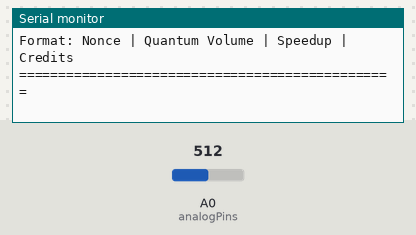
A sketch run on a simulated Arduino Uno, built with avr-gcc and run on an emulated ATmega328P. Shown: the last lines printed to the serial monitor. The test bench sets the inputs (shaded band); at power-on: A0 (analogPins) = 512.

Above: at 1.2 s.
1.3 s: A0 (analogPins) set to 716
At 2.9 s:
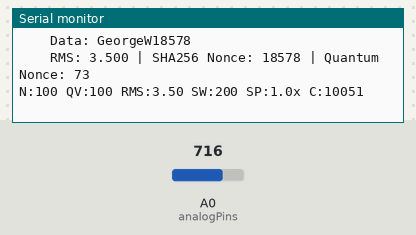
3.1 s: A0 (analogPins) set to 900
At 8.7 s:
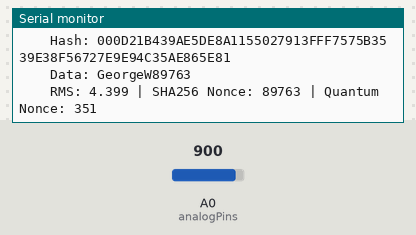
Timing chart, 0 to 10.2 s (numbered marks = the images above; inputs shaded):
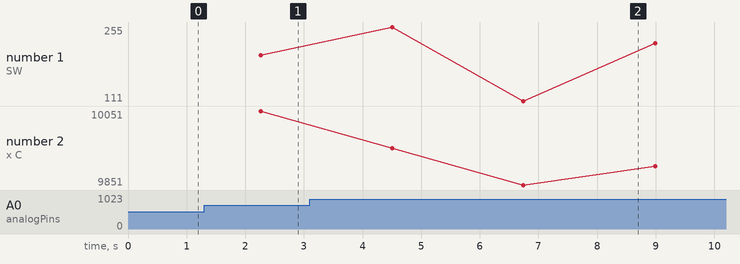

The sketch:

NINRO_sha256.ino
```cpp
// RMS Peak Detector with SHA-256 Hashing
// Detects a new maximum RMS value and hashes it with a nonce from sweep.

#include "sha256.h"

// *** FIX: Create an instance with a different name than the class ***
Sha256 sha256;

#define NUM_CHANNELS 1     // Focused on a single channel for this logic
#define SAMPLE_RATE_MS 20  // 50Hz sampling
#define HISTORY_SIZE 10    // Samples for RMS calculation

int analogPins[NUM_CHANNELS] = {A0};
float channelHistory[HISTORY_SIZE];
int historyIndex = 0;
unsigned long lastSample = 0;

unsigned long cost = 10000;
unsigned long STATE_SPACE = 99999;

// State variables for max detection and hashing
float maxRmsEver = 0.0;    // Stores the all-time highest RMS value
long nonceCounter = 0;
long QuantumVolume = 0;     // Increments with each sample
unsigned long hashesFound = 0;

// Sweep variables for nonce generation
unsigned long sweepValue = 0;
int sweepDirection = 1;
int sweepSpeed = 2;        // Base sweep speed
float rmsThreshold = 2.0;  // RMS threshold for high activity

unsigned long lastSpeedupPrint = 0;  // Timer for speedup display
#define SPEEDUP_INTERVAL 5000  // Print speedup every 5 seconds
#define DIFFICULTY 1

void setup() {
  Serial.begin(115200);

  // Initialize history buffer
  for (int i = 0; i < HISTORY_SIZE; i++) {
    channelHistory[i] = 0.0;
  }

  Serial.println("RMS Peak Detector with Sweep-Based Nonce Generation");
  Serial.println("High RMS values trigger sweep-based nonce mining...");
  Serial.println("Format: Nonce | Quantum Volume | Speedup | Credits");
  Serial.println("================================================");
}

bool checkDifficulty(uint8_t* hash) {
  for (int i = 0; i < DIFFICULTY; i++) {
    if (hash[i] != 0x00) {
      return false;
    }
  }
  return true;
}

// Function to calculate and display speedup metrics


void loop() {
  for (int i = 0; i < STATE_SPACE; i++) {
    unsigned long currentTime = millis();

    // Print speedup metrics periodically
    if (currentTime - lastSpeedupPrint >= SPEEDUP_INTERVAL) {
      lastSpeedupPrint = currentTime;
    }

    if (currentTime - lastSample >= SAMPLE_RATE_MS) {
      lastSample = currentTime;

      // 1. Sample the channel and calculate RMS
      int rawValue = analogRead(A0);
      channelHistory[historyIndex] = (rawValue / 1023.0) * 5.0;
      historyIndex = (historyIndex + 1) % HISTORY_SIZE;

      float currentRms = getRMSValue();

      // 2. Update sweep continuously
      // When RMS is high, increase sweep speed for faster nonce generation
      int dynamicSweepSpeed = sweepSpeed;
      if (currentRms > rmsThreshold) {
        dynamicSweepSpeed = sweepSpeed * (int)(currentRms / rmsThreshold); // Speed up based on RMS level
      }

      sweepValue += sweepDirection * dynamicSweepSpeed;

      // Check boundaries and reverse direction
      if (sweepValue >= 255) {
        sweepValue = 255;
        sweepDirection = -1;
      }
      else if (sweepValue <= 0) {
        sweepValue = 0;
        sweepDirection = 1;
      }

      // 3. Check for high RMS and use sweep value as nonce
      if (currentRms > maxRmsEver && cost > 0) {
        QuantumVolume++;

        // Use sweep value as nonce instead of nonceCounter
        long sweepBasedNonce = sweepValue + (nonceCounter * 256); // Combine sweep with counter for uniqueness
        nonceCounter++;

        // Prepare data for hashing using sweep-based nonce
        char dataToHash[64];
        snprintf(dataToHash, sizeof(dataToHash), "GeorgeW%ld", sweepBasedNonce);

        // Perform the SHA-256 hash using the renamed object
        sha256.init();
        sha256.print(dataToHash);
        uint8_t* hashResult = sha256.result();

        // Check if hash meets difficulty requirement
        if (checkDifficulty(hashResult)) {
          Serial.println(" === WINNING HASH FOUND === ");
          Serial.print("    Hash: ");
          printHash(hashResult);
          Serial.print("    Data: ");
          Serial.println(dataToHash);
          Serial.print("    RMS: ");
          Serial.print(currentRms, 3);
          Serial.print(" | SHA256 Nonce: ");
          Serial.print(sweepBasedNonce);
          Serial.print(" | Quantum Nonce: ");
          Serial.println(QuantumVolume);

          hashesFound++;

          cost += 150;
        }

        if (!checkDifficulty(hashResult)) {
          cost -= 1;

          // Show compact progress with sweep info
          if (nonceCounter % 100 == 0) {
            float currentSpeedup = (QuantumVolume > 0) ? (float)nonceCounter / (float)QuantumVolume : 0;
            Serial.print("N:");
            Serial.print(nonceCounter);
            Serial.print(" QV:");
            Serial.print(QuantumVolume);
            Serial.print(" RMS:");
            Serial.print(currentRms, 2);
            Serial.print(" SW:");
            Serial.print(sweepValue);
            Serial.print(" SP:");
            Serial.print(currentSpeedup, 1);
            Serial.print("x C:");
            Serial.println(cost);
          }
        }

        // Update the max RMS
        maxRmsEver = currentRms;
        if (currentRms == maxRmsEver) {
          maxRmsEver /= 10; // Decay factor to allow new peaks
        }
      }
    }
  }
}

/**
 * Calculates the Root Mean Square of the values in the history buffer.
 */
float getRMSValue() {
  float sum = 0;
  for (int i = 0; i < HISTORY_SIZE; i++) {
    sum += channelHistory[i] * channelHistory[i];
  }
  return sqrt(sum / HISTORY_SIZE);
}

/**
 * Helper function to print the 32-byte hash in hexadecimal format.
 */
void printHash(uint8_t* hash) {
  for (int i = 0; i < 32; i++) {
    if (hash[i] < 0x10) {
      Serial.print('0');
    }
    Serial.print(hash[i], HEX);
  }
  Serial.println();
}
```

sha256.h
```cpp
#ifndef SHA256_H
#define SHA256_H

#include <Arduino.h>
#include <Print.h>

#define HASH_LENGTH 32
#define BLOCK_LENGTH 64

class Sha256 : public Print {
public:
  void init(void);
  uint8_t* result(void);
  virtual size_t write(uint8_t);
  using Print::write;

private:
  void pad();
  void addUncounted(uint8_t data);
  void hashBlock();
  uint32_t rotl(uint32_t x, uint16_t n);
  uint32_t rotr(uint32_t x, uint16_t n);
  uint32_t Ch(uint32_t x, uint32_t y, uint32_t z);
  uint32_t Maj(uint32_t x, uint32_t y, uint32_t z);
  uint32_t Sigma0(uint32_t x);
  uint32_t Sigma1(uint32_t x);
  uint32_t sigma0(uint32_t x);
  uint32_t sigma1(uint32_t x);

  uint8_t buffer[BLOCK_LENGTH];
  uint32_t bufferOffset;
  uint32_t byteCount;
  uint32_t h[8];
};

// SHA-256 constants
static const uint32_t k[64] = {
    0x428a2f98, 0x71374491, 0xb5c0fbcf, 0xe9b5dba5, 0x3956c25b, 0x59f111f1, 0x923f82a4, 0xab1c5ed5,
    0xd807aa98, 0x12835b01, 0x243185be, 0x550c7dc3, 0x72be5d74, 0x80deb1fe, 0x9bdc06a7, 0xc19bf174,
    0xe49b69c1, 0xefbe4786, 0x0fc19dc6, 0x240ca1cc, 0x2de92c6f, 0x4a7484aa, 0x5cb0a9dc, 0x76f988da,
    0x983e5152, 0xa831c66d, 0xb00327c8, 0xbf597fc7, 0xc6e00bf3, 0xd5a79147, 0x06ca6351, 0x14292967,
    0x27b70a85, 0x2e1b2138, 0x4d2c6dfc, 0x53380d13, 0x650a7354, 0x766a0abb, 0x81c2c92e, 0x92722c85,
    0xa2bfe8a1, 0xa81a664b, 0xc24b8b70, 0xc76c51a3, 0xd192e819, 0xd6990624, 0xf40e3585, 0x106aa070,
    0x19a4c116, 0x1e376c08, 0x2748774c, 0x34b0bcb5, 0x391c0cb3, 0x4ed8aa4a, 0x5b9cca4f, 0x682e6ff3,
    0x748f82ee, 0x78a5636f, 0x84c87814, 0x8cc70208, 0x90befffa, 0xa4506ceb, 0xbef9a3f7, 0xc67178f2};

// Implementation
void Sha256::init(void) {
  h[0] = 0x6a09e667; h[1] = 0xbb67ae85; h[2] = 0x3c6ef372; h[3] = 0xa54ff53a;
  h[4] = 0x510e527f; h[5] = 0x9b05688c; h[6] = 0x1f83d9ab; h[7] = 0x5be0cd19;
  byteCount = 0; bufferOffset = 0;
}

uint32_t Sha256::rotl(uint32_t x, uint16_t n) { return (x << n) | (x >> (32 - n)); }
uint32_t Sha256::rotr(uint32_t x, uint16_t n) { return (x >> n) | (x << (32 - n)); }
uint32_t Sha256::Ch(uint32_t x, uint32_t y, uint32_t z) { return (x & y) ^ (~x & z); }
uint32_t Sha256::Maj(uint32_t x, uint32_t y, uint32_t z) { return (x & y) ^ (x & z) ^ (y & z); }
uint32_t Sha256::Sigma0(uint32_t x) { return rotr(x, 2) ^ rotr(x, 13) ^ rotr(x, 22); }
uint32_t Sha256::Sigma1(uint32_t x) { return rotr(x, 6) ^ rotr(x, 11) ^ rotr(x, 25); }
uint32_t Sha256::sigma0(uint32_t x) { return rotr(x, 7) ^ rotr(x, 18) ^ (x >> 3); }
uint32_t Sha256::sigma1(uint32_t x) { return rotr(x, 17) ^ rotr(x, 19) ^ (x >> 10); }

void Sha256::hashBlock() {
  uint32_t a, b, c, d, e, f, g, h_loc, t1, t2, w[64];
  for (uint8_t i = 0; i < 16; i++) {
    w[i] = ((uint32_t)buffer[i * 4] << 24) | ((uint32_t)buffer[i * 4 + 1] << 16) |
           ((uint32_t)buffer[i * 4 + 2] << 8) | buffer[i * 4 + 3];
  }
  for (uint8_t i = 16; i < 64; i++) {
    w[i] = sigma1(w[i - 2]) + w[i - 7] + sigma0(w[i - 15]) + w[i - 16];
  }
  a = h[0]; b = h[1]; c = h[2]; d = h[3]; e = h[4]; f = h[5]; g = h[6]; h_loc = h[7];
  for (uint8_t i = 0; i < 64; i++) {
    t1 = h_loc + Sigma1(e) + Ch(e, f, g) + k[i] + w[i];
    t2 = Sigma0(a) + Maj(a, b, c);
    h_loc = g; g = f; f = e; e = d + t1; d = c; c = b; b = a; a = t1 + t2;
  }
  h[0] += a; h[1] += b; h[2] += c; h[3] += d; h[4] += e; h[5] += f; h[6] += g; h[7] += h_loc;
}

void Sha256::addUncounted(uint8_t data) {
  buffer[bufferOffset++] = data;
  if (bufferOffset == BLOCK_LENGTH) {
    hashBlock();
    bufferOffset = 0;
  }
}

size_t Sha256::write(uint8_t data) {
  ++byteCount;
  addUncounted(data);
  return 1;
}

void Sha256::pad() {
  addUncounted(0x80);
  while (bufferOffset != 56) {
    addUncounted(0x00);
    if (bufferOffset == 0) hashBlock();
  }
  uint64_t b = byteCount * 8;
  addUncounted(b >> 56); addUncounted(b >> 48); addUncounted(b >> 40); addUncounted(b >> 32);
  addUncounted(b >> 24); addUncounted(b >> 16); addUncounted(b >> 8); addUncounted(b);
  hashBlock();
}

uint8_t* Sha256::result(void) {
  pad();
  for (int i = 0; i < 8; i++) {
    for (int j = 3; j >= 0; j--) {
      buffer[i * 4 + (3 - j)] = (h[i] >> (j * 8)) & 0xFF;
    }
  }
  return buffer;
}

#endif
```

Measured:
- after the input at 1.3 s, the serial monitor: prints a new line after 0.36 s (image 1)
- after the input at 3.1 s, the serial monitor: prints a new line after 1.4 s (image 2)
- plotted number 2: 10051 → 9902 after the input at 3.1 s
